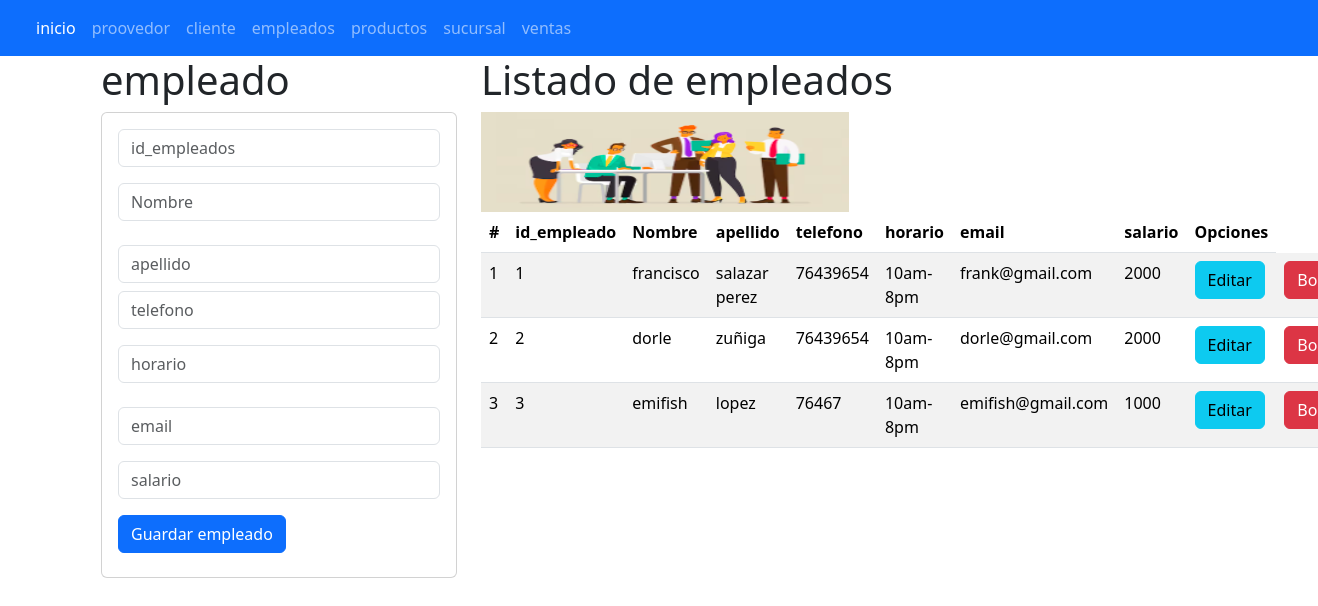
The app's page /empleados with its own data.
### empleados_app/models.py (models this page shows, shortened)
class empleado(models.Model):
    id_empleados = models.CharField(primary_key=True,max_length=6)
    nombre = models.CharField(max_length=45)
    apellido = models.CharField(max_length=45)
    telefono = models.CharField(max_length=45)
    horario = models.CharField(max_length=45)
    email = models.CharField(max_length=100)
    salario = models.CharField(max_length=15)

### empleados_app/views.py (the view)
# urls.py: path("empleados",views.inicio_vistaempleados,name="empleados"),
def inicio_vistaempleados(request):
    losempleador = empleado.objects.all()
    return render(request,"gestionarempleado.html",{"misempleadoo":losempleador})

### empleados_app/templates/gestionarempleado.html
{% extends "base.html" %}
{% block cuerpo %}
{% load static %}
 <div class="row">
   <div class="col-sm-12 col-md-4 col-lg-4 col-xl-4">
    <h1>empleado</h1>
    <div class="card">
      <div class="card-body">
        <form action="registrarempleado/" method="POST"> {% csrf_token %}
          <div class="form-group">
            <input type="text" id="txtidempleados" name="txtidempleados" placeholder="id_empleados" minlength="1" maxlength="6" class="form-control" required>
          </div>
          <div class="form-group py-3">
            <input type="text" id="txtnombre" name="txtnombre" placeholder="Nombre " maxlength="45" class="form-control" required>
          </div>
          <div class="form-group py-2">
            <input type="text" id="txtapellido" name="txtapellido" placeholder="apellido" maxlength="100" class="form-control" required>
          </div>
          <div class="form-group">
            <input type="text" id="txttelefono" name="txttelefono" placeholder="telefono" maxlength="45" class="form-control" required>
          </div>
          <div class="form-group py-3">
            <input type="text" id="txthorario" name="txthorario" placeholder="horario" maxlength="15" class="form-control" required>
          </div>
          <div class="form-group py-2">
            <input type="text" id="txtemail" name="txtemail" placeholder="email" maxlength="45" class="form-control" required>
          </div>
          <div class="form-group py-2">
            <input type="text" id="txtsalario" name="txtsalario" placeholder="salario" maxlength="45" class="form-control" required>
          </div>
          <div class="form-group py-2">
            <button type="submit" class="btn btn-primary">Guardar empleado</button>
          </div>
        </form>
      </div>
    </div>
   </div>
   <div class="col-sm-12 col-md-8 col-lg-8 col-xl-8">
   <h1>Listado de empleados</h1>
   <img class="w-50" src="{% static 'img/empleados.png' %}" alt="nava" width="100" height="100"/>
  <table class="table table-striped">
    <thead>
      <tr>
        <th scope="col">#</th>
        <th scope="col">id_empleado</th>
        <th scope="col">Nombre</th>
        <th scope="col">apellido</th>
        <th scope="col">telefono</th>
        <th scope="col">horario</th>
        <th scope="col">email</th>
        <th scope="col">salario</th>
        <th>Opciones</th>
      </tr>
    </thead>
    <tbody>
      {% for m in misempleadoo %}
      <tr>
        <td> {{forloop.counter}} </td>
        <td> {{m.id_empleados}} </td>
        <td> {{m.nombre}} </td>
        <td> {{m.apellido}} </td>
        <td> {{m.telefono}} </td>
        <td> {{m.horario}} </td>
        <td> {{m.email}} </td>
        <td> {{m.salario}} </td>
        <td> <a href="seleccionarempleado/{{m.id_empleados}}" class="btn btn-info"> Editar</a> </td>
        <td> <a href="borrarempleado/{{m.id_empleados}}" class="btn btn-danger"> Borrar</a> </td>
      </tr>
      {% endfor %}
    </tbody>
  </table>
 </div>
{% endblock %}

### records on screen
empleado: id_empleados "1", nombre "francisco", apellido "salazar perez", telefono "76439654", horario "10am-8pm", email "frank@gmail.com", salario "2000"
empleado: id_empleados "2", nombre "dorle", apellido "zuñiga", telefono "76439654", horario "10am-8pm", email "dorle@gmail.com", salario "2000"
empleado: id_empleados "3", nombre "emifish", apellido "lopez", telefono "76467", horario "10am-8pm", email "emifish@gmail.com", salario "1000"
